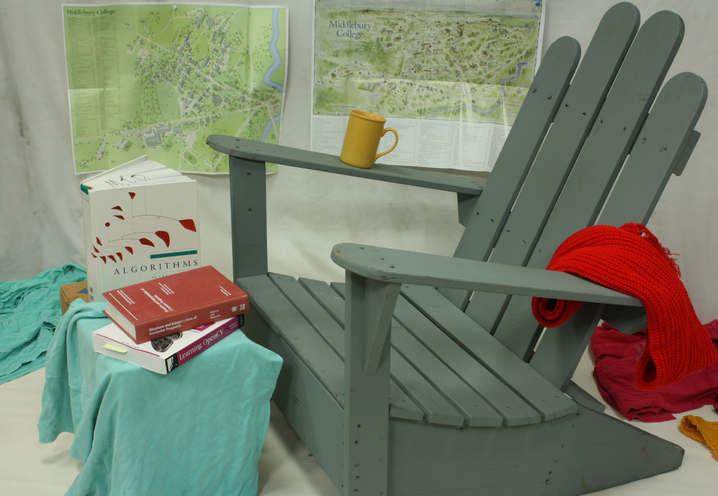
#> input picture Section-C/SSD/im0.png, 718 x 496 px
$ python census.py
#> lines starting #> are read from the running program, lines starting #| are printed output that depends on the picture
import numpy as np
from PIL import Image

iname = 'im0.png'
oname = 'depth1.png'


src_img = Image.open(iname).convert('L')
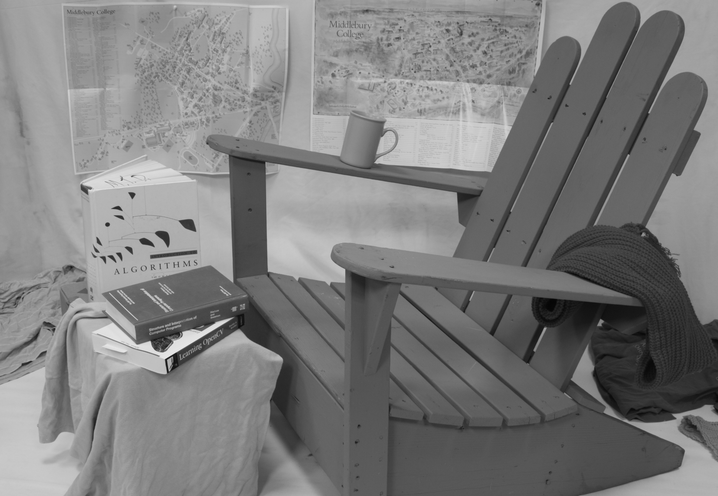
#> src_img: PIL image 718x496 L; min 4, max 240, mean 124.6
w, h = src_img.size
#> w = 718; h = 496

#Convert image to Numpy array
src_bytes = np.asarray(src_img)

#Initialize output array
census = np.zeros((h-2, w-2), dtype='uint8')

#centre pixels, which are offset by (1, 1)
cp = src_bytes[1:h-1, 1:w-1]

#offsets of non-central pixels
offsets = [(u, v) for v in range(3) for u in range(3) if not u == 1 == v]

#Do the pixel comparisons
for u,v in offsets:
    census = (census << 1) | (src_bytes[v:v+h-2, u:u+w-2] >= cp)
#> this loop made 8 passes
#> pass 1, `census = (census << 1) | (src_bytes[v:v+h-2, u:u+w-2] >= cp)`:
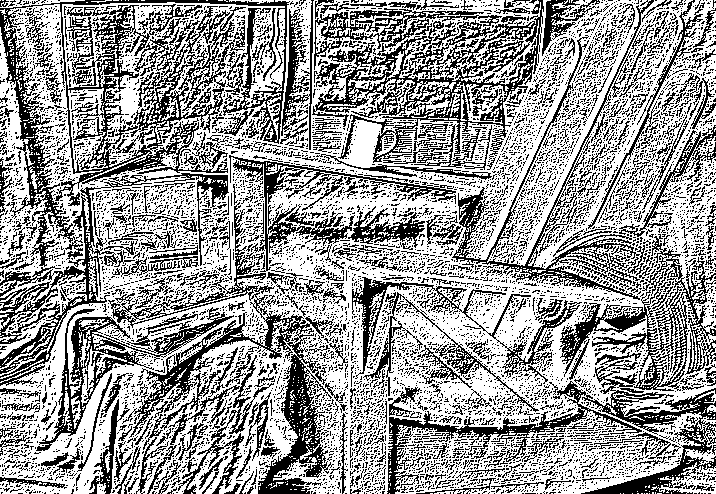
#> census: shape (494, 716); values 0 (black) and 1 (white), 60.6% white; black in thin lines or dots
#> pass 2, `census = (census << 1) | (src_bytes[v:v+h-2, u:u+w-2] >= cp)`:
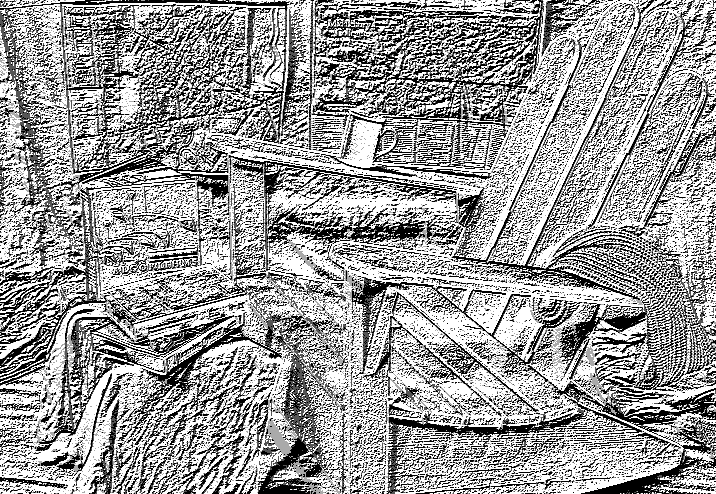
#> census: shape (494, 716); min 0, max 3, mean 1.84; drawn with min black and max white
#> pass 3, `census = (census << 1) | (src_bytes[v:v+h-2, u:u+w-2] >= cp)`:
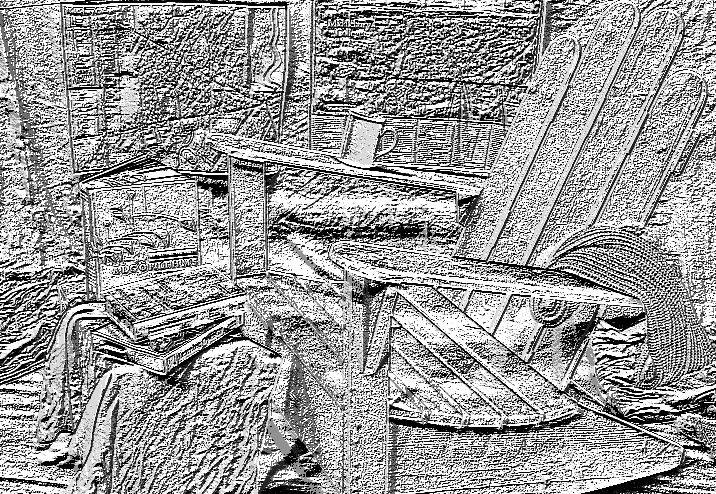
#> census: shape (494, 716); min 0, max 7, mean 4.26; drawn with min black and max white

#Convert transformed data to image
print(census.shape)
#| (494, 716)
Image.fromarray(census).save('depth1.png')

$ run again, with Section-C/SSD/im1.png copied over Section-C/SSD/im0.png
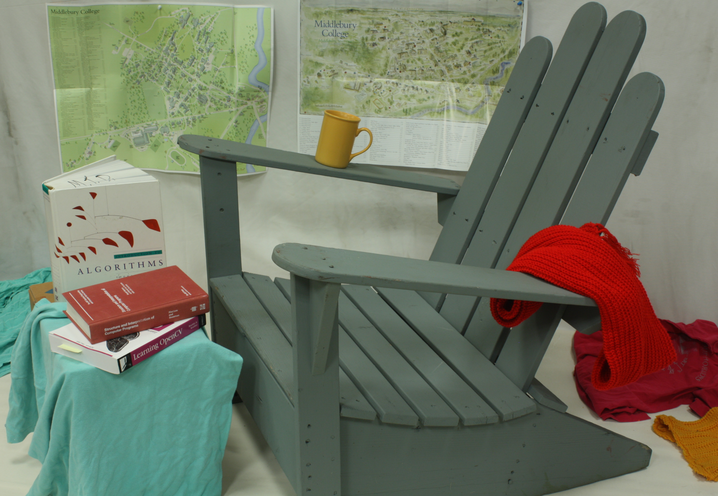
#> input picture Section-C/SSD/im1.png, 718 x 496 px
#> the loop `for u,v in offsets:` made 8 passes
#> pass 1, `census = (census << 1) | (src_bytes[v:v+h-2, u:u+w-2] >= cp)`:
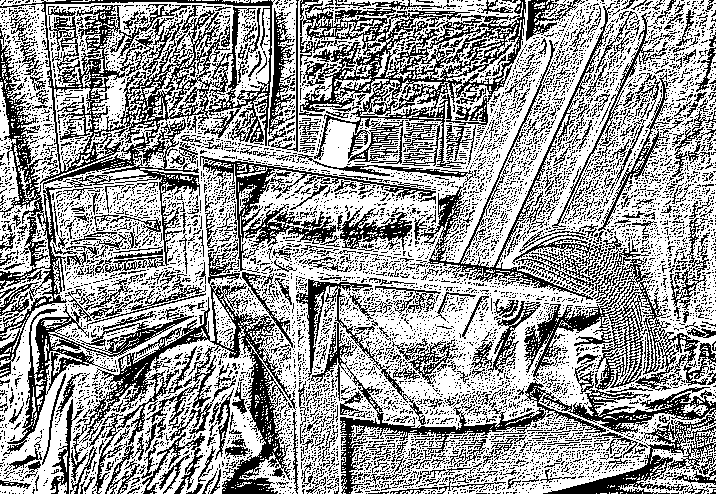
#> census: shape (494, 716); values 0 (black) and 1 (white), 61% white; black in thin lines or dots
#> pass 3, `census = (census << 1) | (src_bytes[v:v+h-2, u:u+w-2] >= cp)`:
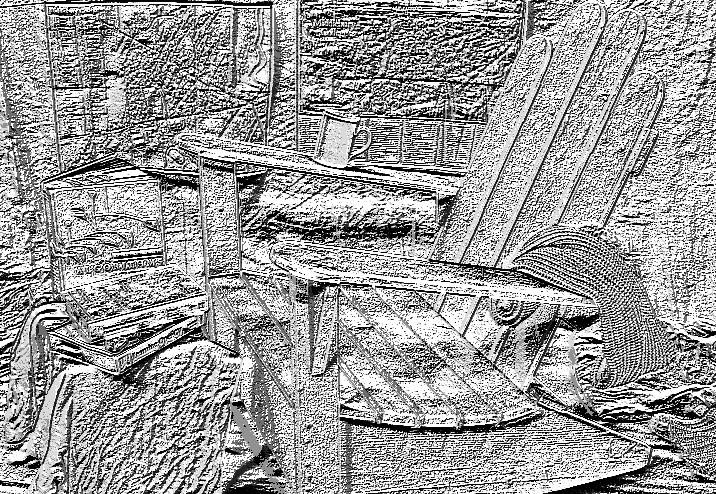
#> census: shape (494, 716); min 0, max 7, mean 4.29; drawn with min black and max white
#| (494, 716)
